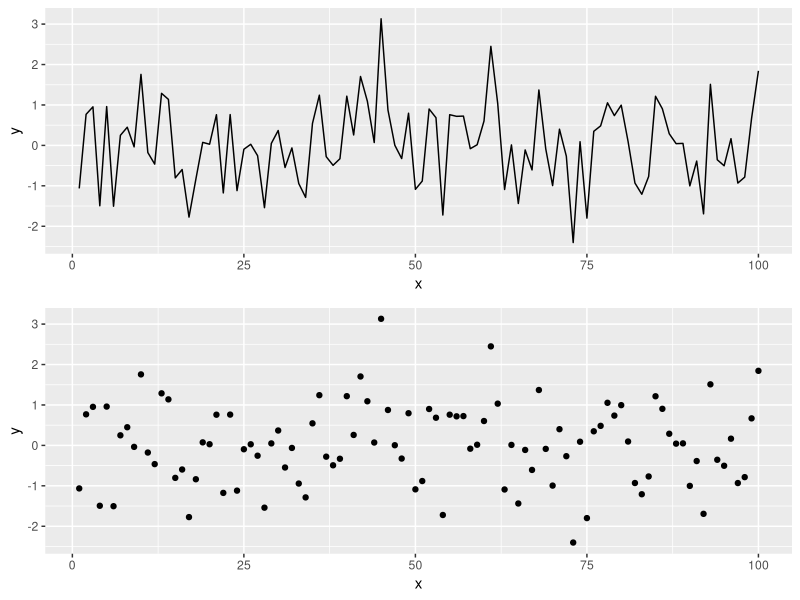
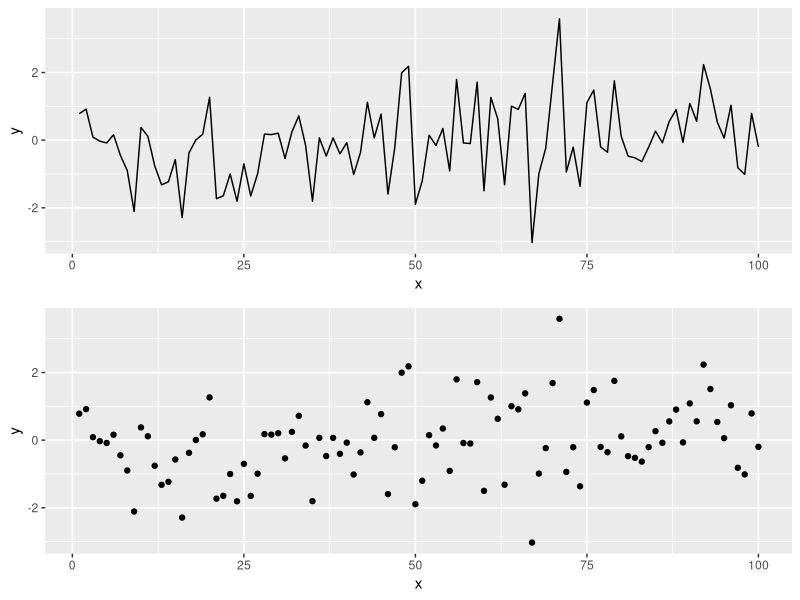

The R script that drew these images, in order:
## ---- chunk 1
knitr::opts_chunk$set(echo = TRUE, fig.width = 8, fig.height = 8, fig.alig = "center")
## ---- chunk 2
library(tidyverse)
library(gridExtra)
## ---- chunk 3
# Simulating data according to a normal distribution
x <- seq(1:100)
y <- rnorm(100) # Generating data form a normal distribution with mean 0 and variance 1
data <- data.frame(x = x, y = y )
p1 = ggplot(data, aes(x= x, y = y)) +
geom_line()
p2 = ggplot(data, aes(x= x, y = y)) +
geom_point() 

grid.arrange(p1, p2)
## ---- chunk 4
# Simulating data according to a normal distribution
x <- seq(1:100)
y <- rnorm(100) # Generating data form a normal distribution with mean 0 and variance 1
data <- data.frame(x = x, y = y )
p1 = ggplot(data, aes(x= x, y = y)) +
geom_line()
p2 = ggplot(data, aes(x= x, y = y)) +
geom_point() 

grid.arrange(p1, p2)
